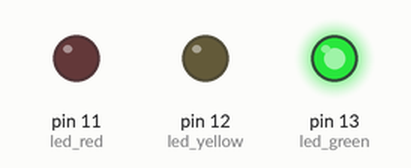
This sketch was run on a simulated Arduino Uno, built with avr-gcc and run on an emulated ATmega328P. On the bench: output pins drawn as LEDs (lit = HIGH).

Above: at 0.05 s.
At 0.75 s:
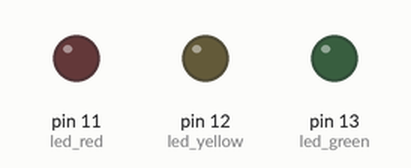
At 1.45 s:
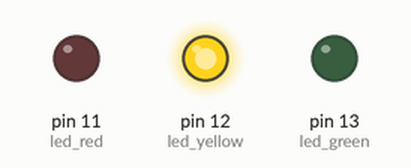
At 2.85 s:
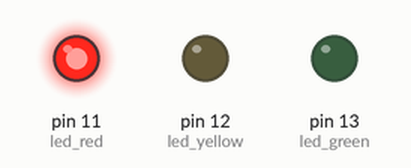
Timing chart, 0 to 3.1 s (numbered marks = the images above):
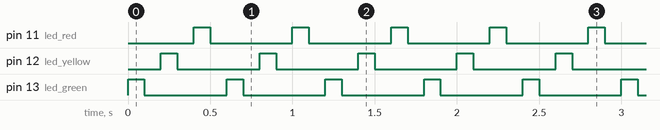

The sketch:

_11_12_13_Blinking_Leds.ino
```cpp
int led_green = 13;
int led_yellow = 12;
int led_red = 11;


void setup() {
 pinMode(led_green, OUTPUT);
 pinMode(led_yellow, OUTPUT);
 pinMode(led_red,  OUTPUT);
}

void loop() {
  digitalWrite(led_green, HIGH);
  delay(100);
  digitalWrite(led_green, LOW);
  delay(100);
  {digitalWrite(led_yellow, HIGH);
  delay(100);
  digitalWrite(led_yellow, LOW);
  delay(100);}
  {digitalWrite(led_red, HIGH);
  delay(100);
  digitalWrite(led_red, LOW);
  delay(100);}
}
```

Measured:
- by itself, pin 11 (led_red), pin 12 (led_yellow), pin 13 (led_green): alternates HIGH for 0.10 s and LOW for 0.50 s
